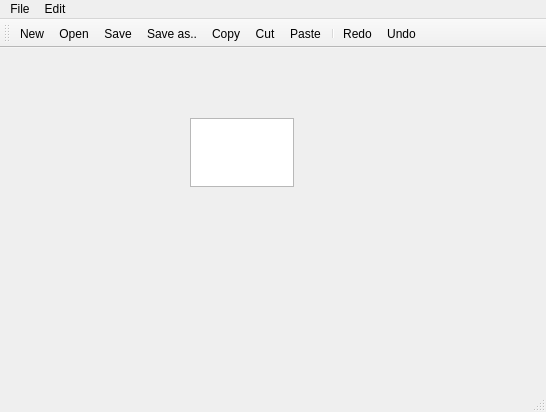
<?xml version="1.0" encoding="UTF-8"?>
<ui version="4.0">
 <class>notepad</class>
 <widget class="QMainWindow" name="notepad">
  <property name="geometry">
   <rect>
    <x>0</x>
    <y>0</y>
    <width>546</width>
    <height>412</height>
   </rect>
  </property>
  <property name="windowTitle">
   <string>notepad</string>
  </property>
  <widget class="QWidget" name="centralWidget">
   <widget class="QTextEdit" name="text">
    <property name="geometry">
     <rect>
      <x>190</x>
      <y>70</y>
      <width>104</width>
      <height>69</height>
     </rect>
    </property>
   </widget>
  </widget>
  <widget class="QMenuBar" name="menuBar">
   <property name="geometry">
    <rect>
     <x>0</x>
     <y>0</y>
     <width>546</width>
     <height>25</height>
    </rect>
   </property>
   <widget class="QMenu" name="menuFile">
    <property name="title">
     <string>File</string>
    </property>
    <addaction name="actionNew"/>
    <addaction name="actionOpen"/>
    <addaction name="actionSave"/>
    <addaction name="actionSave_as"/>
   </widget>
   <widget class="QMenu" name="menuEdit">
    <property name="title">
     <string>Edit</string>
    </property>
    <addaction name="actionCopy"/>
    <addaction name="actionCut"/>
    <addaction name="actionPaste"/>
    <addaction name="separator"/>
    <addaction name="actionUndo"/>
    <addaction name="actionRedo"/>
   </widget>
   <addaction name="menuFile"/>
   <addaction name="menuEdit"/>
  </widget>
  <widget class="QToolBar" name="mainToolBar">
   <attribute name="toolBarArea">
    <enum>TopToolBarArea</enum>
   </attribute>
   <attribute name="toolBarBreak">
    <bool>false</bool>
   </attribute>
   <addaction name="actionNew"/>
   <addaction name="actionOpen"/>
   <addaction name="actionSave"/>
   <addaction name="actionSave_as"/>
   <addaction name="actionCopy"/>
   <addaction name="actionCut"/>
   <addaction name="actionPaste"/>
   <addaction name="separator"/>
   <addaction name="actionRedo"/>
   <addaction name="actionUndo"/>
  </widget>
  <widget class="QStatusBar" name="statusBar"/>
  <action name="actionNew">
   <property name="text">
    <string>New</string>
   </property>
  </action>
  <action name="actionOpen">
   <property name="text">
    <string>Open</string>
   </property>
  </action>
  <action name="actionSave">
   <property name="text">
    <string>Save</string>
   </property>
  </action>
  <action name="actionSave_as">
   <property name="text">
    <string>Save as..</string>
   </property>
  </action>
  <action name="actionCopy">
   <property name="text">
    <string>Copy</string>
   </property>
  </action>
  <action name="actionCut">
   <property name="text">
    <string>Cut</string>
   </property>
  </action>
  <action name="actionPaste">
   <property name="text">
    <string>Paste</string>
   </property>
  </action>
  <action name="actionUndo">
   <property name="text">
    <string>Undo</string>
   </property>
  </action>
  <action name="actionRedo">
   <property name="text">
    <string>Redo</string>
   </property>
  </action>
 </widget>
 <layoutdefault spacing="6" margin="11"/>
 <resources/>
 <connections/>
</ui>
